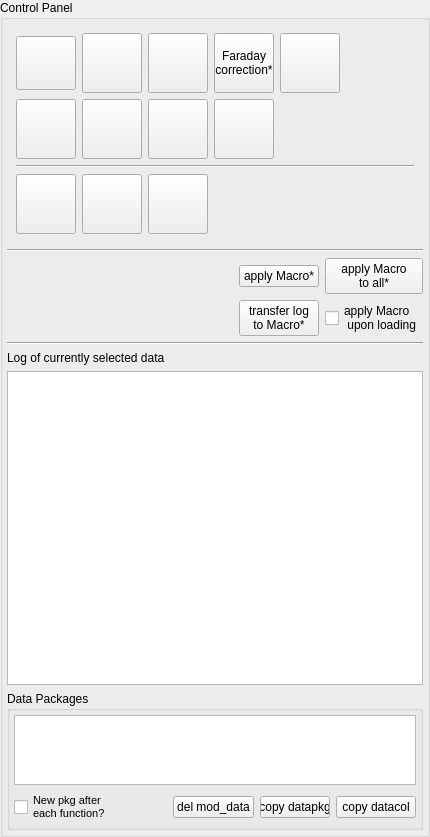
             <widget class="QGroupBox" name="hys_control_panel">
              <property name="sizePolicy">
               <sizepolicy hsizetype="Preferred" vsizetype="Preferred">
                <horstretch>4</horstretch>
                <verstretch>6</verstretch>
               </sizepolicy>
              </property>
              <property name="title">
               <string>Control Panel</string>
              </property>
              <layout class="QGridLayout" name="gridLayout_4">
               <property name="leftMargin">
                <number>4</number>
               </property>
               <property name="topMargin">
                <number>4</number>
               </property>
               <property name="rightMargin">
                <number>4</number>
               </property>
               <property name="bottomMargin">
                <number>4</number>
               </property>
               <item row="5" column="5">
                <widget class="QPushButton" name="pushButton_3">
                 <property name="text">
                  <string>apply Macro
to all*</string>
                 </property>
                </widget>
               </item>
               <item row="6" column="4">
                <widget class="QPushButton" name="pushButton">
                 <property name="text">
                  <string>transfer log
to Macro*</string>
                 </property>
                </widget>
               </item>
               <item row="6" column="5">
                <widget class="QCheckBox" name="checkBox">
                 <property name="text">
                  <string>apply Macro
 upon loading</string>
                 </property>
                </widget>
               </item>
               <item row="5" column="4">
                <widget class="QPushButton" name="pushButton_2">
                 <property name="text">
                  <string>apply Macro*</string>
                 </property>
                </widget>
               </item>
               <item row="0" column="1" colspan="5">
                <widget class="QWidget" name="hys_button_grid" native="true">
                 <layout class="QGridLayout" name="gridLayout_33">
                  <item row="0" column="0">
                   <widget class="InfoSettingsButton" name="btn_hys_del_outliers">
                    <property name="sizePolicy">
                     <sizepolicy hsizetype="Fixed" vsizetype="Fixed">
                      <horstretch>60</horstretch>
                      <verstretch>60</verstretch>
                     </sizepolicy>
                    </property>
                    <property name="minimumSize">
                     <size>
                      <width>60</width>
                      <height>54</height>
                     </size>
                    </property>
                    <property name="toolTip">
                     <string>Automatized deletion of outliers (del_outliers, not yet)</string>
                    </property>
                    <property name="text">
                     <string/>
                    </property>
                    <property name="icon">
                     <iconset>
                      <normaloff>../DrawingsAndIcons/icon_hys_del_outliers.png</normaloff>../DrawingsAndIcons/icon_hys_del_outliers.png</iconset>
                    </property>
                    <property name="iconSize">
                     <size>
                      <width>60</width>
                      <height>60</height>
                     </size>
                    </property>
                   </widget>
                  </item>
                  <item row="1" column="0">
                   <widget class="InfoSettingsButton" name="btn_hys_smooth">
                    <property name="sizePolicy">
                     <sizepolicy hsizetype="Fixed" vsizetype="Fixed">
                      <horstretch>60</horstretch>
                      <verstretch>60</verstretch>
                     </sizepolicy>
                    </property>
                    <property name="minimumSize">
                     <size>
                      <width>60</width>
                      <height>60</height>
                     </size>
                    </property>
                    <property name="toolTip">
                     <string>Smoothing of data with a Savitzky-Golay filter (smoothing1d)</string>
                    </property>
                    <property name="text">
                     <string/>
                    </property>
                    <property name="icon">
                     <iconset>
                      <normaloff>../DrawingsAndIcons/icon_hys_noise_reduction.png</normaloff>../DrawingsAndIcons/icon_hys_noise_reduction.png</iconset>
                    </property>
                    <property name="iconSize">
                     <size>
                      <width>50</width>
                      <height>50</height>
                     </size>
                    </property>
                   </widget>
                  </item>
                  <item row="0" column="3">
                   <widget class="InfoSettingsButton" name="btn_hys_faraday">
                    <property name="sizePolicy">
                     <sizepolicy hsizetype="Fixed" vsizetype="Fixed">
                      <horstretch>60</horstretch>
                      <verstretch>60</verstretch>
                     </sizepolicy>
                    </property>
                    <property name="minimumSize">
                     <size>
                      <width>60</width>
                      <height>60</height>
                     </size>
                    </property>
                    <property name="toolTip">
                     <string>Polynomially straightened saturation (poly_bkg_subtr)</string>
                    </property>
                    <property name="text">
                     <string>Faraday 
correction*</string>
                    </property>
                    <property name="iconSize">
                     <size>
                      <width>60</width>
                      <height>60</height>
                     </size>
                    </property>
                   </widget>
                  </item>
                  <item row="0" column="4">
                   <widget class="InfoSettingsButton" name="btn_hys_norm">
                    <property name="sizePolicy">
                     <sizepolicy hsizetype="Fixed" vsizetype="Fixed">
                      <horstretch>60</horstretch>
                      <verstretch>60</verstretch>
                     </sizepolicy>
                    </property>
                    <property name="minimumSize">
                     <size>
                      <width>60</width>
                      <height>60</height>
                     </size>
                    </property>
                    <property name="toolTip">
                     <string>Hysteresis normalization (hys_norm)</string>
                    </property>
                    <property name="text">
                     <string/>
                    </property>
                    <property name="icon">
                     <iconset>
                      <normaloff>../DrawingsAndIcons/icon_hys_norm_white.png</normaloff>../DrawingsAndIcons/icon_hys_norm_white.png</iconset>
                    </property>
                    <property name="iconSize">
                     <size>
                      <width>60</width>
                      <height>60</height>
                     </size>
                    </property>
                   </widget>
                  </item>
                  <item row="0" column="1">
                   <widget class="InfoSettingsButton" name="btn_hys_rmv_opening">
                    <property name="sizePolicy">
                     <sizepolicy hsizetype="Fixed" vsizetype="Fixed">
                      <horstretch>60</horstretch>
                      <verstretch>60</verstretch>
                     </sizepolicy>
                    </property>
                    <property name="minimumSize">
                     <size>
                      <width>60</width>
                      <height>60</height>
                     </size>
                    </property>
                    <property name="toolTip">
                     <string>Removal of opening (rmv_opening)</string>
                    </property>
                    <property name="text">
                     <string/>
                    </property>
                    <property name="icon">
                     <iconset>
                      <normaloff>../DrawingsAndIcons/icon_hys_rmv_opening.png</normaloff>../DrawingsAndIcons/icon_hys_rmv_opening.png</iconset>
                    </property>
                    <property name="iconSize">
                     <size>
                      <width>60</width>
                      <height>60</height>
                     </size>
                    </property>
                   </widget>
                  </item>
                  <item row="0" column="2">
                   <widget class="InfoSettingsButton" name="btn_hys_slope">
                    <property name="sizePolicy">
                     <sizepolicy hsizetype="Fixed" vsizetype="Fixed">
                      <horstretch>60</horstretch>
                      <verstretch>60</verstretch>
                     </sizepolicy>
                    </property>
                    <property name="minimumSize">
                     <size>
                      <width>60</width>
                      <height>60</height>
                     </size>
                    </property>
                    <property name="toolTip">
                     <string>Slope correction (slope_correction)</string>
                    </property>
                    <property name="text">
                     <string/>
                    </property>
                    <property name="icon">
                     <iconset>
                      <normaloff>../DrawingsAndIcons/icon_hys_slope_corr.png</normaloff>../DrawingsAndIcons/icon_hys_slope_corr.png</iconset>
                    </property>
                    <property name="iconSize">
                     <size>
                      <width>60</width>
                      <height>60</height>
                     </size>
                    </property>
                   </widget>
                  </item>
                  <item row="1" column="3">
                   <widget class="InfoSettingsButton" name="btn_hys_integrate">
                    <property name="sizePolicy">
                     <sizepolicy hsizetype="Fixed" vsizetype="Fixed">
                      <horstretch>60</horstretch>
                      <verstretch>60</verstretch>
                     </sizepolicy>
                    </property>
                    <property name="minimumSize">
                     <size>
                      <width>60</width>
                      <height>60</height>
                     </size>
                    </property>
                    <property name="toolTip">
                     <string>Numerical integration of area in the Hysteresis (num_integrate)</string>
                    </property>
                    <property name="text">
                     <string/>
                    </property>
                    <property name="icon">
                     <iconset>
                      <normaloff>../DrawingsAndIcons/icon_hys_num_integral.png</normaloff>../DrawingsAndIcons/icon_hys_num_integral.png</iconset>
                    </property>
                    <property name="iconSize">
                     <size>
                      <width>60</width>
                      <height>60</height>
                     </size>
                    </property>
                   </widget>
                  </item>
                  <item row="3" column="1">
                   <widget class="InfoSettingsButton" name="btn_hys_arctan_fit">
                    <property name="sizePolicy">
                     <sizepolicy hsizetype="Fixed" vsizetype="Fixed">
                      <horstretch>60</horstretch>
                      <verstretch>60</verstretch>
                     </sizepolicy>
                    </property>
                    <property name="minimumSize">
                     <size>
                      <width>60</width>
                      <height>60</height>
                     </size>
                    </property>
                    <property name="toolTip">
                     <string>Fit of hysteresis with an arctan (arctan_fit)</string>
                    </property>
                    <property name="text">
                     <string/>
                    </property>
                    <property name="icon">
                     <iconset>
                      <normaloff>../DrawingsAndIcons/icon_hys_ArctanEval.png</normaloff>../DrawingsAndIcons/icon_hys_ArctanEval.png</iconset>
                    </property>
                    <property name="iconSize">
                     <size>
                      <width>60</width>
                      <height>60</height>
                     </size>
                    </property>
                   </widget>
                  </item>
                  <item row="3" column="2">
                   <widget class="InfoSettingsButton" name="btn_hys_darctan_fit">
                    <property name="sizePolicy">
                     <sizepolicy hsizetype="Fixed" vsizetype="Fixed">
                      <horstretch>60</horstretch>
                      <verstretch>60</verstretch>
                     </sizepolicy>
                    </property>
                    <property name="minimumSize">
                     <size>
                      <width>60</width>
                      <height>60</height>
                     </size>
                    </property>
                    <property name="toolTip">
                     <string>Fit of hysteresis with two arctan (darctan_fit)</string>
                    </property>
                    <property name="text">
                     <string/>
                    </property>
                    <property name="icon">
                     <iconset>
                      <normaloff>../DrawingsAndIcons/icon_hys_DoubleArctanEval.png</normaloff>../DrawingsAndIcons/icon_hys_DoubleArctanEval.png</iconset>
                    </property>
                    <property name="iconSize">
                     <size>
                      <width>60</width>
                      <height>60</height>
                     </size>
                    </property>
                   </widget>
                  </item>
                  <item row="1" column="2">
                   <widget class="InfoSettingsButton" name="btn_hys_num_deriv">
                    <property name="sizePolicy">
                     <sizepolicy hsizetype="Fixed" vsizetype="Fixed">
                      <horstretch>60</horstretch>
                      <verstretch>60</verstretch>
                     </sizepolicy>
                    </property>
                    <property name="minimumSize">
                     <size>
                      <width>60</width>
                      <height>60</height>
                     </size>
                    </property>
                    <property name="toolTip">
                     <string>Numerical derivative of choosen data (num_derivative)</string>
                    </property>
                    <property name="text">
                     <string/>
                    </property>
                    <property name="icon">
                     <iconset>
                      <normaloff>../DrawingsAndIcons/icon_hys_num_derivative.png</normaloff>../DrawingsAndIcons/icon_hys_num_derivative.png</iconset>
                    </property>
                    <property name="iconSize">
                     <size>
                      <width>60</width>
                      <height>60</height>
                     </size>
                    </property>
                   </widget>
                  </item>
                  <item row="1" column="1">
                   <widget class="InfoSettingsButton" name="btn_hys_center_signal">
                    <property name="sizePolicy">
                     <sizepolicy hsizetype="Fixed" vsizetype="Fixed">
                      <horstretch>60</horstretch>
                      <verstretch>60</verstretch>
                     </sizepolicy>
                    </property>
                    <property name="minimumSize">
                     <size>
                      <width>60</width>
                      <height>60</height>
                     </size>
                    </property>
                    <property name="toolTip">
                     <string>Center the signal as compensation of the VSM manipulation (hys_center). Otherwise normalization with preserving the Magnetization.</string>
                    </property>
                    <property name="text">
                     <string/>
                    </property>
                    <property name="icon">
                     <iconset>
                      <normaloff>../DrawingsAndIcons/icon_hys_center.png</normaloff>../DrawingsAndIcons/icon_hys_center.png</iconset>
                    </property>
                    <property name="iconSize">
                     <size>
                      <width>60</width>
                      <height>60</height>
                     </size>
                    </property>
                   </widget>
                  </item>
                  <item row="3" column="0">
                   <widget class="InfoSettingsButton" name="btn_hys_lin_fit">
                    <property name="sizePolicy">
                     <sizepolicy hsizetype="Fixed" vsizetype="Fixed">
                      <horstretch>60</horstretch>
                      <verstretch>60</verstretch>
                     </sizepolicy>
                    </property>
                    <property name="minimumSize">
                     <size>
                      <width>60</width>
                      <height>60</height>
                     </size>
                    </property>
                    <property name="toolTip">
                     <string>Linear interpolation of important quantities (lin_fit)</string>
                    </property>
                    <property name="text">
                     <string/>
                    </property>
                    <property name="icon">
                     <iconset>
                      <normaloff>../DrawingsAndIcons/icon_hys_LinEval.png</normaloff>../DrawingsAndIcons/icon_hys_LinEval.png</iconset>
                    </property>
                    <property name="iconSize">
                     <size>
                      <width>60</width>
                      <height>60</height>
                     </size>
                    </property>
                   </widget>
                  </item>
                  <item row="0" column="5" rowspan="2">
                   <spacer name="horizontalSpacer_7">
                    <property name="orientation">
                     <enum>Qt::Horizontal</enum>
                    </property>
                    <property name="sizeHint" stdset="0">
                     <size>
                      <width>40</width>
                      <height>20</height>
                     </size>
                    </property>
                   </spacer>
                  </item>
                  <item row="2" column="0" colspan="6">
                   <widget class="Line" name="line">
                    <property name="styleSheet">
                     <string notr="true"/>
                    </property>
                    <property name="lineWidth">
                     <number>1</number>
                    </property>
                    <property name="orientation">
                     <enum>Qt::Horizontal</enum>
                    </property>
                   </widget>
                  </item>
                  <item row="3" column="5">
                   <spacer name="horizontalSpacer_8">
                    <property name="orientation">
                     <enum>Qt::Horizontal</enum>
                    </property>
                    <property name="sizeHint" stdset="0">
                     <size>
                      <width>40</width>
                      <height>20</height>
                     </size>
                    </property>
                   </spacer>
                  </item>
                 </layout>
                </widget>
               </item>
               <item row="11" column="1" colspan="3">
                <widget class="QLabel" name="hys_label_loglist">
                 <property name="text">
                  <string>Log of currently selected data</string>
                 </property>
                </widget>
               </item>
               <item row="5" column="1" rowspan="2" colspan="3">
                <widget class="MacroStackedWidgetContainer" name="hys_macro_widget" native="true">
                 <property name="sizePolicy">
                  <sizepolicy hsizetype="Preferred" vsizetype="Preferred">
                   <horstretch>1</horstretch>
                   <verstretch>8</verstretch>
                  </sizepolicy>
                 </property>
                </widget>
               </item>
               <item row="3" column="1" colspan="5">
                <widget class="Line" name="line_3">
                 <property name="orientation">
                  <enum>Qt::Horizontal</enum>
                 </property>
                </widget>
               </item>
               <item row="10" column="1" colspan="5">
                <widget class="Line" name="line_2">
                 <property name="orientation">
                  <enum>Qt::Horizontal</enum>
                 </property>
                </widget>
               </item>
               <item row="13" column="1" colspan="5">
                <widget class="QListWidget" name="hys_loglist">
                 <property name="sizePolicy">
                  <sizepolicy hsizetype="Expanding" vsizetype="Expanding">
                   <horstretch>10</horstretch>
                   <verstretch>10</verstretch>
                  </sizepolicy>
                 </property>
                 <property name="styleSheet">
                  <string notr="true">QHeaderView::section {
        background-color: rgb(45, 55, 65);
}</string>
                 </property>
                 <property name="selectionBehavior">
                  <enum>QAbstractItemView::SelectColumns</enum>
                 </property>
                </widget>
               </item>
               <item row="14" column="1" colspan="5">
                <widget class="QGroupBox" name="hys_data_packages">
                 <property name="sizePolicy">
                  <sizepolicy hsizetype="Preferred" vsizetype="Preferred">
                   <horstretch>4</horstretch>
                   <verstretch>1</verstretch>
                  </sizepolicy>
                 </property>
                 <property name="title">
                  <string>Data Packages</string>
                 </property>
                 <layout class="QGridLayout" name="gridLayout_9">
                  <property name="leftMargin">
                   <number>4</number>
                  </property>
                  <property name="topMargin">
                   <number>4</number>
                  </property>
                  <property name="rightMargin">
                   <number>4</number>
                  </property>
                  <property name="bottomMargin">
                   <number>4</number>
                  </property>
                  <item row="1" column="0">
                   <widget class="QCheckBox" name="hys_new_data_flag">
                    <property name="font">
                     <font>
                      <pointsize>8</pointsize>
                     </font>
                    </property>
                    <property name="toolTip">
                     <string>Let every function create its own, new data package</string>
                    </property>
                    <property name="text">
                     <string>New pkg after 
each function?</string>
                    </property>
                   </widget>
                  </item>
                  <item row="0" column="0" colspan="5">
                   <widget class="ExportTableWidget" name="hys_table_datapkg">
                    <property name="sizePolicy">
                     <sizepolicy hsizetype="Expanding" vsizetype="Expanding">
                      <horstretch>5</horstretch>
                      <verstretch>0</verstretch>
                     </sizepolicy>
                    </property>
                    <property name="styleSheet">
                     <string notr="true">QHeaderView::section {
        background-color: rgb(45, 55, 65);
}</string>
                    </property>
                    <property name="selectionBehavior">
                     <enum>QAbstractItemView::SelectColumns</enum>
                    </property>
                   </widget>
                  </item>
                  <item row="1" column="4">
                   <widget class="QPushButton" name="hys_copy_datacol">
                    <property name="toolTip">
                     <string>copies the selected column(s) within the selected data package</string>
                    </property>
                    <property name="text">
                     <string>copy datacol</string>
                    </property>
                   </widget>
                  </item>
                  <item row="1" column="2">
                   <widget class="QPushButton" name="hys_del_mod_data">
                    <property name="sizePolicy">
                     <sizepolicy hsizetype="Minimum" vsizetype="Fixed">
                      <horstretch>0</horstretch>
                      <verstretch>1</verstretch>
                     </sizepolicy>
                    </property>
                    <property name="toolTip">
                     <string>Delete the choosen data package including log and results. Not possible for raw data</string>
                    </property>
                    <property name="text">
                     <string>del mod_data</string>
                    </property>
                   </widget>
                  </item>
                  <item row="1" column="3">
                   <widget class="QPushButton" name="hys_copy_datapkg">
                    <property name="sizePolicy">
                     <sizepolicy hsizetype="Fixed" vsizetype="Fixed">
                      <horstretch>0</horstretch>
                      <verstretch>0</verstretch>
                     </sizepolicy>
                    </property>
                    <property name="minimumSize">
                     <size>
                      <width>70</width>
                      <height>0</height>
                     </size>
                    </property>
                    <property name="toolTip">
                     <string>Takes the selected datapackage and creates an identical copy</string>
                    </property>
                    <property name="text">
                     <string>copy datapkg</string>
                    </property>
                   </widget>
                  </item>
                  <item row="1" column="1">
                   <spacer name="horizontalSpacer_12">
                    <property name="orientation">
                     <enum>Qt::Horizontal</enum>
                    </property>
                    <property name="sizeHint" stdset="0">
                     <size>
                      <width>40</width>
                      <height>20</height>
                     </size>
                    </property>
                   </spacer>
                  </item>
                 </layout>
                </widget>
               </item>
              </layout>
             </widget>
